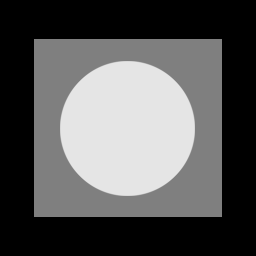
%> input picture CSE_LAB_4TH/401/401_LAB/19.Noise Model/help/ImageRestoration/original.tif, 256 x 256 px
$ octave demo.m   (GNU Octave 9; MATLAB toolbox functions it lacks are replaced by stand-ins)
%> lines starting %> are read from the running program, lines starting %| are printed output that depends on the picture
### CSE_LAB_4TH/401/401_LAB/19.Noise Model/help/ImageRestoration/noiseadd.m
% image toolbox
% MATLAB file
%
% noiseadd.m
% Add various types of noise to a matrix.
%
% function f = noiseadd(eu, sigma, type)
%
%   Input:
%     eu :   original data
%     sigma: L2-norm of added noise (uniform noise or Gaussian noise) /
%              ratio of salt-and-pepper pixels (0<r<1, 0=clean and 1=all polluted)
%     type: 'uniform' or 'gaussian' or 'salt'.
%
%   Example:
%      >> u = img2var('image/cameraman.bmp');
%      >> v1 = noiseadd(u,50,'uniform');
%      >> v2 = noiseadd(u,50,'gaussian');
%      >> v3 = noiseadd(u,0.1,'salt');
%      >> figure; imshow(uint8(v1));
%      >> figure; imshow(uint8(v2));
%      >> figure; imshow(uint8(v3));
%
% created:       07/27/2005
% last modified: 03/31/2009
% author:        jjxu@ucla
%                syleung@gmail

function [f,noise] = noiseadd(eu, sigma, type)

if (strcmp(type,'salt')==1)    % salt-and-pepper noise
    ns = rand(size(eu(:)));
    [ns,I] = sort(ns);
    i=floor(length(eu(:))*sigma);
    f = eu;
    f(I(1:floor(i/2))) = 0;
    f(I(floor(i/2)+1:i)) = 255;
    return
end

if (strcmp(type,'uniform')==1)  % uniform noise
    ns = rand(size(eu));
elseif (strcmp(type,'gaussian')==1) % gaussian noise
    ns = randn(size(eu));
end

% normalization
ns = ns - mean(ns(:));
sig = sqrt(sum(ns(:).^2)/length(ns(:)));

% add noise to generate noisy image
noise=sigma/sig * ns;
f = eu +noise;

return;

% end of the file

### CSE_LAB_4TH/401/401_LAB/19.Noise Model/help/ImageRestoration/demo.m
clc;
clear all;
close all;
u=double(imread('original.tif'));
%> u: size 256x256 double; min 0, max 229, mean 87.1; mean of the top-left, top-right, bottom-left and bottom-right quarters 87.1, 86.7, 87.5, 87.1
[v1,un] = noiseadd(u,50,'uniform');
%> in noiseadd, `f = eu +noise;`:
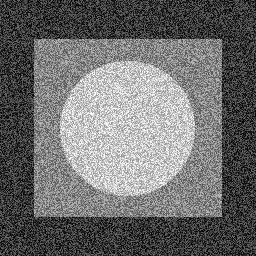
%> f: size 256x256 double; min -86.31, max 315.6, mean 87.1; drawn with min black and max white
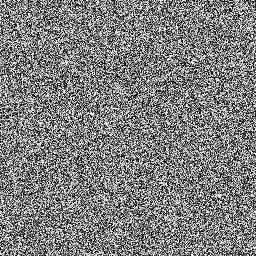
%> un: size 256x256 double; min -86.31, max 86.62, mean 0; drawn with min black and max white
[v2,gn] = noiseadd(u,50,'gaussian');
%> call 2 of noiseadd, with sigma = 50, type = 'gaussian'
%> in noiseadd (call 2), `f = eu +noise;`:
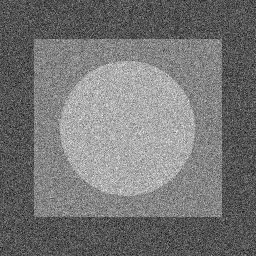
%> f: size 256x256 double; min -212, max 436.8, mean 87.1; drawn with min black and max white
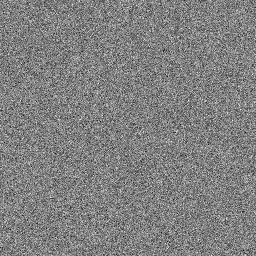
%> gn: size 256x256 double; min -212, max 207.8, mean 0; drawn with min black and max white
[v3] = noiseadd(u,0.1,'salt');
%> call 3 of noiseadd, with sigma = 0.1, type = 'salt'
%> in noiseadd (call 3), `i=floor(length(eu(:))*sigma);`: i = 6553
%> in noiseadd (call 3), `f(I(floor(i/2)+1:i)) = 255;`:
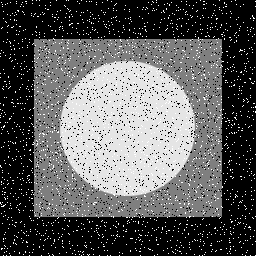
%> f: size 256x256 double; min 0, max 255, mean 91.1
 figure; imshow(uint8(v1));
%> after `imshow(uint8(v1))`:
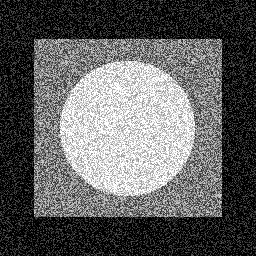
%> displayed picture: size 256x256, on the screen's scale of 0 to 255; min 0, max 255, mean 95.3
 figure; imshow(uint8(v2));
%> after `imshow(uint8(v2))`:
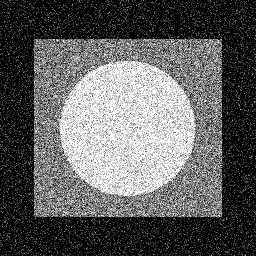
%> displayed picture: size 256x256, on the screen's scale of 0 to 255; min 0, max 255, mean 94.8
 figure; imshow(uint8(v3));
%R=imnoise2('uniform', 0);
%[M,  N,  a, b]  = setDefaults('salt & pepper', 0);
